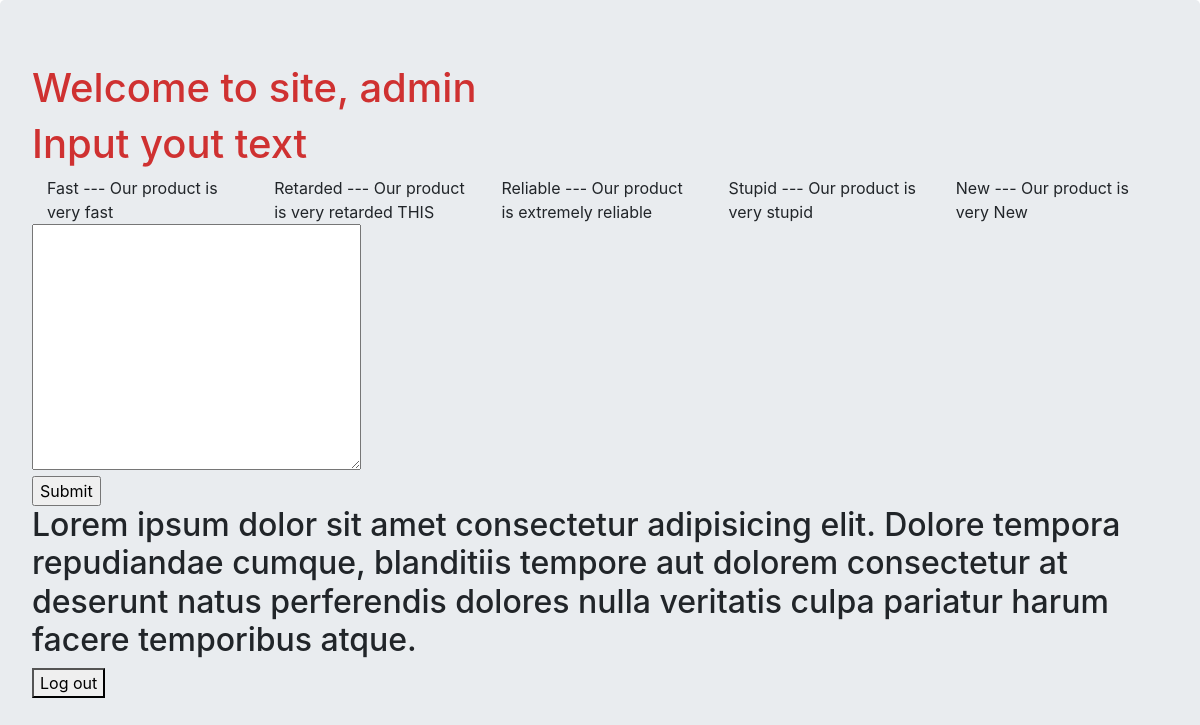
The app's page / (signed in) with its own data.
### app/models.py (models this page shows)
class Feature(models.Model):
    name = models.CharField(max_length=100)
    details = models.CharField(max_length=500)

### app/views.py (the view)
# urls.py: path('', views.index, name='index'),
def index(request):
    context = {}
    features = Feature.objects.all()
    context['features'] = features
    return render(request, 'index.html', context)

### templates/index.html (shortened to what this page needs)
<!DOCTYPE html>
<html lang="en">
    {% load static %}
    <head>
        <link
            rel="stylesheet"
            href="https://cdn.jsdelivr.net/npm/bootstrap@4.3.1/dist/css/bootstrap.min.css"
        />
        <link rel="stylesheet" href="{% static  'index_master.css' %}" />
    </head>
    <body>
        <div class="jumbotron">
            {% if user.is_authenticated %}
            <h1>Welcome to site, {{user.username}}</h1>
            {% else %}
            <h1>Welcome to site!</h1>
            {% endif %}
            <h1>Input yout text</h1>
            <div class="container">
                <div class="row align-items-center">
                    {% for feature in features %}
                    <div class="col">
                        <div class="icon-box">
                            {{feature.name}} --- {{feature.details}}
                            {% if feature.name == 'Retarded' %} THIS {% endif %}
                        </div>
                    </div>
                    {% endfor %}
                </div>
            </div>
            <form action="counter" method="POST">
                <textarea name="words" id="" cols="30" rows="10"></textarea>
                <br />
                <input type="submit" />
            </form>
            <h2>Lorem ipsum dolor sit amet consectetur adipisicing elit. Dolore tempora repudiandae cumque, blanditiis tempore aut dolorem consectetur at deserunt natus perferendis dolores nulla veritatis culpa pariatur harum facere temporibus atque.</h2>
            {% if user.is_authenticated %}
            <a href="logout">
            <button>Log out</button>
            </a>
            {% else %}
            <a href="login">
            <button>Log in</button>
            </a>
            {% endif %}
        </div>
    </body>
</html>

### static/index_master.css (style rules this page uses)
h1 { color: rgb(207, 49, 49); }

### records on screen
Feature: name "Fast", details "Our product is very fast"
Feature: name "Retarded", details "Our product is very retarded", shows "THIS"
Feature: name "Reliable", details "Our product is extremely reliable"
Feature: name "Stupid", details "Our product is very stupid"
Feature: name "New", details "Our product is very New"

### other values on screen
{{ user.username }} "admin"
